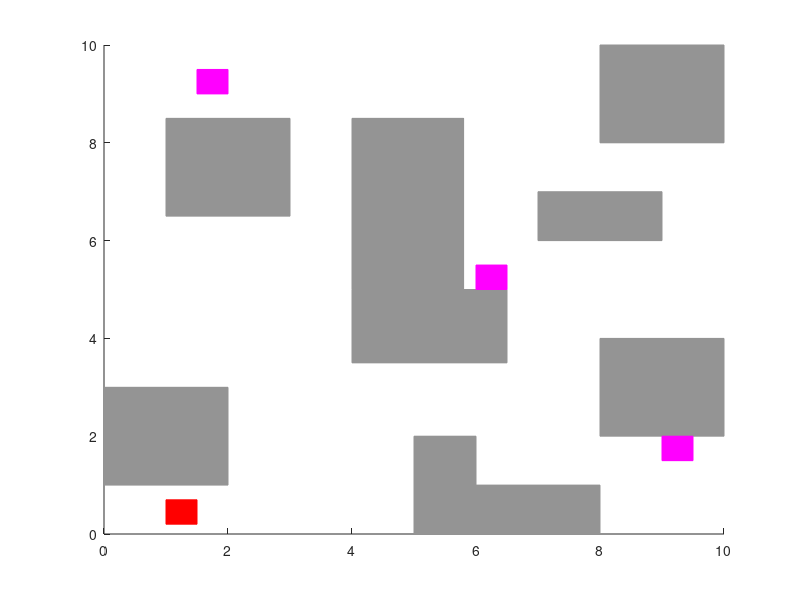

Write MATLAB code to recreate this figure. (Note: this script raises an error after producing the figure.)
clear all;
clc;
addpath(genpath('../../../mfiles/'));

%% Obstacle 

v = [5, 0; 6, 0; 6, 2; 5, 2] ;
f = [1 2 3 4];
patch('Faces', f, 'Vertices', v, 'EdgeColor', '#949494', 'FaceColor', '#949494'); hold on;
v = [4, 3.5; 6.5, 3.5; 6.5, 5; 4, 5];
f = [1 2 3 4];
patch('Faces', f, 'Vertices', v, 'EdgeColor', '#949494', 'FaceColor', '#949494'); hold on;
v = [0, 1; 0, 3; 2, 3; 2, 1];
f = [1 2 3 4];
patch('Faces', f, 'Vertices', v, 'EdgeColor', '#949494', 'FaceColor', '#949494'); hold on;
v = [8, 2; 8, 4; 10, 4; 10, 2];
f = [1 2 3 4];
patch('Faces', f, 'Vertices', v, 'EdgeColor', '#949494', 'FaceColor', '#949494'); hold on;
v = [1 6.5; 1 8.5; 3 8.5; 3 6.5];
f = [1 2 3 4];
patch('Faces', f, 'Vertices', v, 'EdgeColor', '#949494', 'FaceColor', '#949494'); hold on;
v = [4, 5; 4, 8.5; 5.8, 8.5; 5.8, 5];
f = [1 2 3 4];
patch('Faces', f, 'Vertices', v, 'EdgeColor', '#949494', 'FaceColor', '#949494'); hold on;
v = [8, 8; 8, 10; 10, 10; 10, 8];
f = [1 2 3 4];
patch('Faces', f, 'Vertices', v, 'EdgeColor', '#949494', 'FaceColor', '#949494'); hold on;
v = [6, 0; 6, 1; 8, 1; 8, 0];
f = [1 2 3 4];
patch('Faces', f, 'Vertices', v, 'EdgeColor', '#949494', 'FaceColor', '#949494'); hold on;
v = [7, 6; 7, 7; 9, 7; 9, 6];
f = [1 2 3 4];
patch('Faces', f, 'Vertices', v, 'EdgeColor', '#949494', 'FaceColor', '#949494'); hold on;

%% Initial Region
v = [1, 0.2; 1, 0.7; 1.5, 0.7; 1.5, 0.2];
f = [1 2 3 4];
patch('Faces', f, 'Vertices', v, 'EdgeColor', 'r', 'FaceColor', 'r'); hold on;

%% Goal 
v = [1.5, 9; 1.5, 9.5; 2, 9.5; 2, 9];
f = [1 2 3 4];
patch('Faces', f, 'Vertices', v, 'EdgeColor', 'm', 'FaceColor', 'm'); hold on;
v = [6 5; 6 5.5; 6.5 5.5; 6.5 5];
f = [1 2 3 4];
patch('Faces', f, 'Vertices', v, 'EdgeColor', 'm', 'FaceColor', 'm'); hold on;
v = [9 1.5; 9 2; 9.5 2; 9.5, 1.5];
f = [1 2 3 4];
patch('Faces', f, 'Vertices', v, 'EdgeColor', 'm', 'FaceColor', 'm'); hold on;

%% Workspace

lb = [0; 0];
ub = [10; 10];
WS= interval(lb, ub);
plot(WS, [1 2], 'k', 'linewidth', 2); hold on; 
lb = [6; 0];
ub = [6; 5];
WS= interval(lb, ub);
plot(WS, [1 2], 'k', 'linewidth', 2); hold on; 
lb = [4; 5];
ub = [4; 8.5];
WS= interval(lb, ub);
plot(WS, [1 2], 'k', 'linewidth', 2); hold on; 
lb = [3; 5];
ub = [7; 5];
WS= interval(lb, ub);
plot(WS, [1 2], 'k', 'linewidth', 2); hold on; 
lb = [0; 5];
ub = [2; 5];
WS= interval(lb, ub);
plot(WS, [1 2], 'k', 'linewidth', 2); hold on; 
lb = [8; 5];
ub = [10; 5];
WS= interval(lb, ub);
plot(WS, [1 2], 'k', 'linewidth', 2); hold on; 

v = [5.95, 0; 6.05, 0; 6.05, 5; 5.95, 5];
f = [1 2 3 4];
patch('Faces', f, 'Vertices', v, 'EdgeColor', 'k', 'FaceColor', 'k'); hold on;
v = [3.95, 5; 4.05, 5; 4.05, 8.5; 3.95, 8.5];
f = [1 2 3 4];
patch('Faces', f, 'Vertices', v, 'EdgeColor', 'k', 'FaceColor', 'k'); hold on;
v = [0 4.95; 0 5.05; 2 5.05; 2 4.95];
f = [1 2 3 4];
patch('Faces', f, 'Vertices', v, 'EdgeColor', 'k', 'FaceColor', 'k'); hold on;
v = [3 4.95; 3 5.05; 7 5.05; 7 4.95];
f = [1 2 3 4];
patch('Faces', f, 'Vertices', v, 'EdgeColor', 'k', 'FaceColor', 'k'); hold on;
v = [8 4.95; 8 5.05; 10 5.05; 10 4.95];
f = [1 2 3 4];
patch('Faces', f, 'Vertices', v, 'EdgeColor', 'k', 'FaceColor', 'k'); hold on;

%% simulation

% initial state
x0=[1.2 0.5 0];
y=x0;
con=[];
YY=[];
U={};

for(i=1:1:3)
    controller=SymbolicSet(['Controller', num2str(i), '.bdd'], 'projection', [1 2 3]);
    target=SymbolicSet(['Target', num2str(i), '.bdd']);
    v=[];

while(1) 
    if (target.isElement(y(end, :))) 
        break;
    end
    
    u=controller.getInputs(y(end, :));
    U=[U, u];
    v=[v; u(end, :)];
    [t x]=ode45(@unicycle_ode, [0, 0.2], y(end, :), [], u(end, :));
    y=[y; x(end, :)];
    YY=[YY; x];
end
x0=y(end, :);
con=[con; v];
plot(y(:,1), y(:,2), 'k-', 'linewidth', 2); hold on;
    %plot(y(:,1),y(:,2),'b.', 'markersize',20); hold on;
end

%% Safety
C=SymbolicSet('Controller4.bdd', 'projection', [1 2 3]);
y=y(end, :);
T=10; 
for t=1:T/0.2
    v=[];
    u=C.getInputs(y(end, :));
    v=[v; u(end, :)];
    U=[U, u];
    [t x]=ode45(@unicycle_ode, [0 .2], y(end, :), odeset('abstol', 1e-4, 'reltol', 1e-4), u(end, :));
    YY=[YY; x];
    plot(y(:, 1), y(:, 2), 'k-', 'linewidth', 1.5); hold on;
    con=[con; v];
    y=[y; x(end, :)];
end

%%
save('States.mat', 'YY');

axis([0, 10, 0, 10]); box on;  
xlabel('$x_{1}$', 'Interpreter', 'latex', 'fontsize', 16); 
ylabel('$x_{2}$', 'Interpreter', 'latex', 'fontsize', 16); 

figure;
t=0:0.2:(size(con,1)-1)*0.2;
subplot(2,1,1);
[x1, y1]=stairs(t, con(:, 1));
plot(x1, y1,'b-','linewidth',1.6);
ylabel('$u_{1}$', 'Interpreter', 'latex', 'FontSize', 18);
subplot(2,1,2);
[x2, y2]=stairs(t, con(:, 2));
plot(x2, y2, 'b-', 'linewidth', 1.6);
xlabel('$t$', 'Interpreter', 'latex', 'FontSize', 18);
ylabel('$u_{2}$', 'Interpreter', 'latex', 'FontSize', 18);

% %% plot the vehicle domain
% % colors
% colors=get(groot,'DefaultAxesColorOrder');
% 
% % load the symbolic set containig the abstract state space
% set=SymbolicSet('vehicle_ss.bdd','projection',[1 2]);
% plotCells(set,'facecolor','none','edgec',[0.8 0.8 0.8],'linew',.1)
% hold on
% 
% % load the symbolic set containig obstacles
% set=SymbolicSet('vehicle_obst.bdd','projection',[1 2]);
% plotCells(set,'facecolor',colors(1,:)*0.5+0.5,'edgec',colors(1,:),'linew',.1)
% 
% % plot the real obstacles and target set
% plot_domain
% 
% % load the symbolic set containig target set
% set=SymbolicSet('vehicle_target.bdd','projection',[1 2]);
% plotCells(set,'facecolor',colors(2,:)*0.5+0.5,'edgec',colors(2,:),'linew',.1)
% 
% % plot initial state  and trajectory
% plot(y(:,1),y(:,2),'k.-')
% plot(y(1,1),y(1,1),'.','color',colors(5,:),'markersize',20)
% 
% box on
% axis([-.5 10.5 -.5 5.5])
% 
% 
function dxdt = unicycle_ode(t,x,u)

  dxdt = zeros(3,1);
  c=atan(tan(u(2))/2);

  dxdt(1)=u(1)*cos(c+x(3))/cos(c);
  dxdt(2)=u(1)*sin(c+x(3))/cos(c);
  dxdt(3)=u(1)*tan(u(2));

end
% 
% function plot_domain
% 
% colors=get(groot,'DefaultAxesColorOrder');
% 
% v=[6 4; 6.5  4; 6.5 4.5; 6 4.5];
% patch('vertices',v,'faces',[1 2 3 4],'facec',colors(2,:),'edgec',colors(2,:));
% 
% v=[0     2  ;2  2   ;2     3    ; 0  3   ];
% patch('vertices',v,'faces',[1 2 3 4],'facec',colors(1,:),'edgec',colors(1,:));
% v=[4.5   0  ;5.5  0   ; 5.5  2    ; 4.5 2   ];
% patch('vertices',v,'faces',[1 2 3 4],'facec',colors(1,:),'edgec',colors(1,:));
% v=[4.5   3  ;5.5  3   ; 5.5  5    ; 4.5 5   ];
% patch('vertices',v,'faces',[1 2 3 4],'facec',colors(1,:),'edgec',colors(1,:));
% v=[8     2  ;10  2   ;10     3    ; 8 3   ];
% patch('vertices',v,'faces',[1 2 3 4],'facec',colors(1,:),'edgec',colors(1,:));
% 
% end
